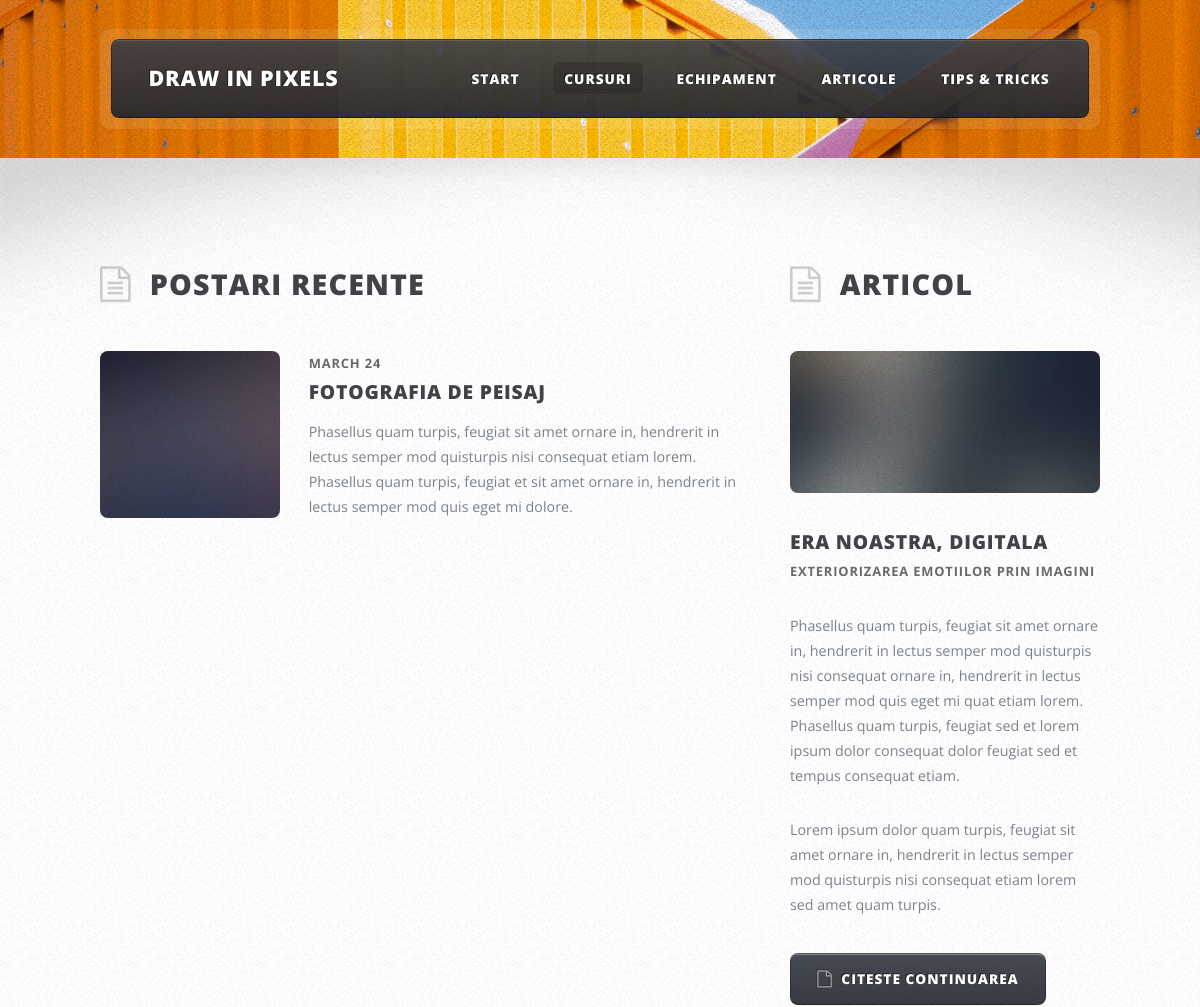
/cursuri (signed in, upper part), run on an earlier commit of the app's database.
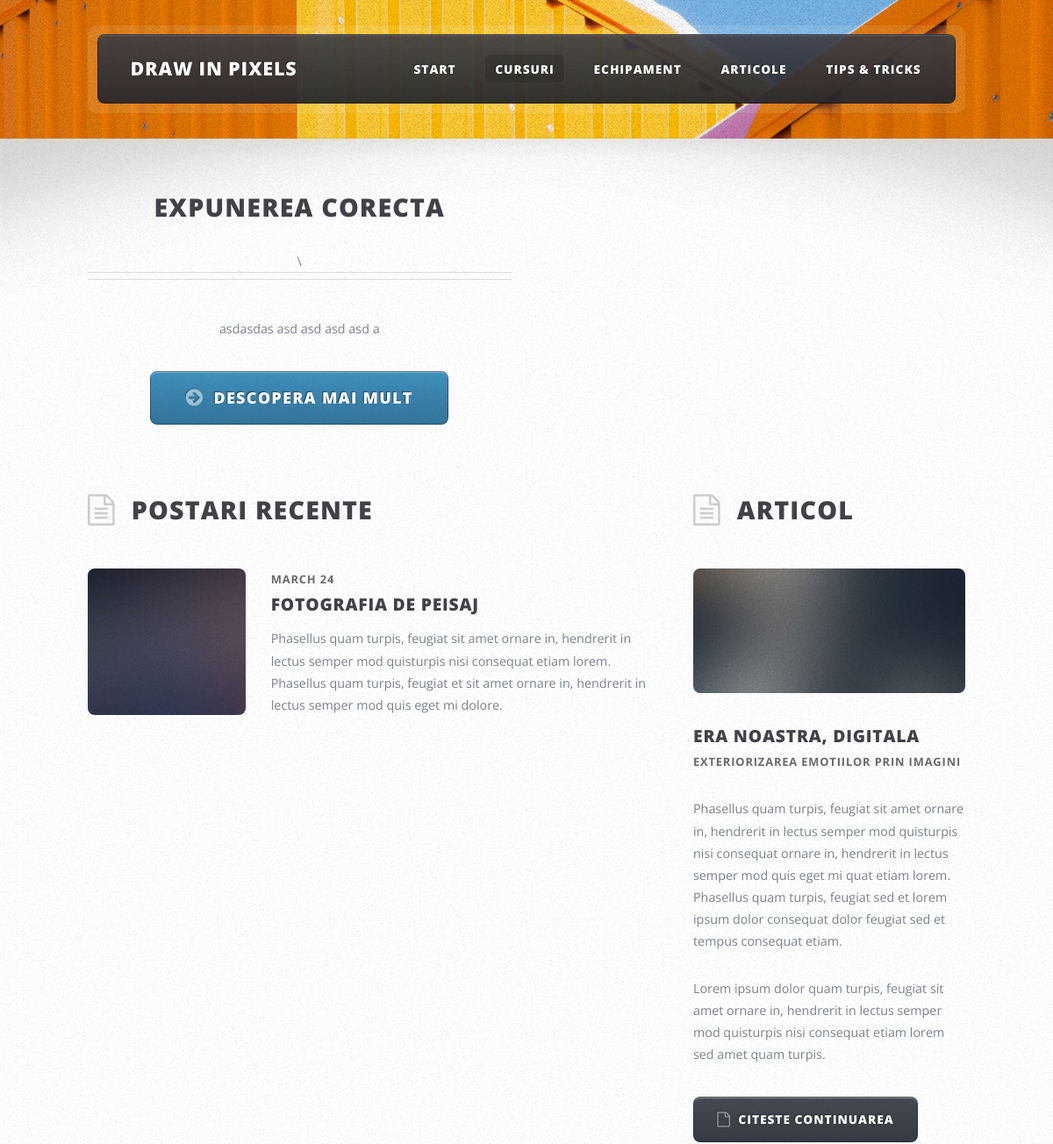
And on a later commit of the database.
### tables this page shows
CREATE TABLE IF NOT EXISTS `courses` (
  `id` int(11) NOT NULL AUTO_INCREMENT,
  `name` varchar(255) NOT NULL,
  `slug` varchar(255) NOT NULL,
  `short_description` text,
  `content` text,
  `date_added` datetime DEFAULT CURRENT_TIMESTAMP,
  `date_modified` datetime DEFAULT CURRENT_TIMESTAMP ON UPDATE CURRENT_TIMESTAMP,
  PRIMARY KEY (`id`)
);

### src/includes.php (called while the page is built, shortened)
<?php
function isLoggedIn(){
    return (isset($_SESSION['user_id']) && $_SESSION['user_id'] != '')?$_SESSION['user_id']:null;
}
require_once  __BASEDIR__."/config/database.php";
require_once __BASEDIR__."/src/class/CourseRepository.php";
$courseRepository= new CourseRepository();

### src/class/database.php (called while the page is built, shortened)
<?php
class DB
{
    private $link = null;
    static $inst = null;
    public function __construct()
    {
        try {
            $this->link = new mysqli( DB_HOST, DB_USER, DB_PASS, DB_NAME );
            $this->link->set_charset( "utf8" );
        } catch ( Exception $e ) {
            die( 'Unable to connect to database' );
        }
    }
    public function get_results( $query, $object = false )
    {
        $results = $this->link->query( $query );
        if( $this->link->error )
        {
            $this->log_db_errors( $this->link->error, $query );
            return false;
        }
        else
        {
            $row = array();
            while( $r = ( !$object ) ? $results->fetch_assoc() : $results->fetch_object() )
            {
                $row[] = $r;
            }
            return $row;
        }
    }
    static function getInstance()
    {
        if( self::$inst == null )
        {
            self::$inst = new DB();
        }
        return self::$inst;
    }
}

### src/class/CourseRepository.php (called while the page is built, shortened)
<?php
require_once realpath(__DIR__.'/../../config/database.php');
require_once 'Course.php';
class CourseRepository
{
    private $database;
    public function __construct()
    {
        $this->database =  DB::getInstance();
    }
    public function findAll(){
        $querry = "SELECT * FROM `courses`";
        $coursesData = $this->database->get_results($querry,true);
        $courses = [];
        foreach ($coursesData as $key => $courseData){
            $course = new Course();
            $course->setId($courseData->id);
            $course->setName($courseData->name);
            $course->setContent($courseData->content);
            $course->setShortDescription($courseData->short_description);
            $course->setSlug($courseData->slug);
            $course->setDateAdded($courseData->date_added);
            $course->setDateModified($courseData->date_modified);
            $courses[$courseData->id] = $course;
        }
        return $courses;
    }
}

### src/class/Course.php (called while the page is built, shortened)
<?php
class Course
{
    private $name;
    private $shortDescription;
    public function setId($id)
    {
        return $this;
    }
    public function setSlug($slug)
    {
        return $this;
    }
    public function getName()
    {
        return $this->name;
    }
    public function setName($name)
    {
        $this->name = $name;
        return $this;
    }
    public function setContent($content)
    {
        return $this;
    }
    public function setDateAdded($dateAdded)
    {
        return $this;
    }
    public function setDateModified($dateModified)
    {
        return $this;
    }
    public function getShortDescription()
    {
        return $this->shortDescription;
    }
    public function setShortDescription($shortDescription)
    {
        $this->shortDescription = $shortDescription;
        return $this;
    }
}

### cursuri/index.php (the view, shortened to what this page needs)
<?php
include '../src/includes.php';
$menu = 'cursuri'
?>
<html>
<?php include "../templates/head.php"?>
<body class="Coursses">
<div id="page-wrapper">
    <?php include '../templates/header.php'?>
    <div id="main-wrapper">
        <div class="wrapper style3">
            <div class="inner">
                <?php
                if(isLoggedIn())
                {
                ?>
                <section class="container box feature2">
                    <div class="row">
                        <?php
                        foreach ($courseRepository->findAll() as $course) {
                            ?>
                            <div class="6u 12u(mobile)">
                                <section>
                                    <header class="major">
                                        <h2><?php echo $course->getName() ?></h2>\
                                    </header>
                                    <p><?php echo $course->getShortDescription()?></p>
                                    <footer>
                                        <a href='../cursuri/expunere.php' class="button medium icon fa-arrow-circle-right">Descopera mai mult</a>
                                    </footer>
                                </section>
                            </div>
                        <?php
                        }
                        ?>
                    </div>
                </section>
                <?php } ?>
                <div class="container">
                    <div class="row">
                        <div class="8u 12u(mobile)">
                            <section class="box article-list">
                                <h2 class="icon fa-file-text-o">Postari recente</h2>
                                <article class="box excerpt">
                                    <a href="#" class="image left"><img src="/assets/images/pic04.jpg" alt="" /></a>
                                    <div>
                                        <header>
                                            <span class="date">March 24</span>
                                            <h3><a href="#">Fotografia de peisaj</a></h3>
                                        </header>
                                        <p>Phasellus quam turpis, feugiat sit amet ornare in, hendrerit in lectus
                                            semper mod quisturpis nisi consequat etiam lorem. Phasellus quam turpis,
                                            feugiat et sit amet ornare in, hendrerit in lectus semper mod quis eget mi dolore.</p>
                                    </div>
                                </article>
                            </section>
                        </div>
                        <div class="4u 12u(mobile)">
                            <section class="box spotlight">
                                <h2 class="icon fa-file-text-o">Articol</h2>
                                <article>
                                    <a href="#" class="image featured"><img src="/assets/images/pic07.jpg" alt=""></a>
                                    <header>
                                        <h3><a href="#">Era noastra, digitala</a></h3>
                                        <p>Exteriorizarea emotiilor prin imagini</p>
                                    </header>
                                    <p>Phasellus quam turpis, feugiat sit amet ornare in, hendrerit in lectus semper mod
                                        quisturpis nisi consequat ornare in, hendrerit in lectus semper mod quis eget mi quat etiam
                                        lorem. Phasellus quam turpis, feugiat sed et lorem ipsum dolor consequat dolor feugiat sed
                                        et tempus consequat etiam.</p>
                                    <p>Lorem ipsum dolor quam turpis, feugiat sit amet ornare in, hendrerit in lectus semper
                                        mod quisturpis nisi consequat etiam lorem sed amet quam turpis.</p>
                                    <footer>
                                        <a href="#" class="button alt icon fa-file-o">Citeste continuarea</a>
                                    </footer>
                                </article>
                            </section>
                        </div>
                    </div>
                </div>
            </div>
        </div>
    </div>
    <?php include "../templates/footer.php"; ?>
</body>
</html>

### templates/head.php (shortened to what this page needs)
<head>
    <link rel="stylesheet" href="/assets/css/main.css"/>
</head>

### templates/header.php (shortened to what this page needs)
<div id="header-wrapper">
    <div class="container">
        <header id="header">
            <div class="inner">
                <h1><a href="/" id="logo">Draw in pixels</a></h1>
                <nav id="nav">
                    <ul>
                        <li <?php echo ($menu == 'index')? 'class="current_page_item"':'' ?>><a href="/">Start </a></li>
                        <li <?php echo ($menu == 'cursuri')? 'class="current_page_item"':'' ?>>
                            <a href='/cursuri/index.php'>Cursuri</a>
                        </li>
                        <li <?php echo ($menu == 'echipamente')? 'class="current_page_item"':'' ?>><a href='/Echipament/echipament.php'>Echipament</a></li>
                        <li><a href='/articole/articole.php'>Articole</a></li>
                        <li><a href='/tipsandtricks/tipsandtricks.php'>Tips & Tricks</a></li>
                    </ul>
                </nav>
            </div>
        </header>
        <?php
        if($menu == 'index' || $menu == 'cursuri'){
        ?>
        <div id="banner">
            <h2><strong>Draw in Pixels:</strong> Invata sa te joci cu pixeli in imagini de neuitat
                <br/>
                <br/>
                <a href="#">Pixel - pas cu pas</a></h2>
        </div>
        <?php } ?>
    </div>
</div>

### templates/footer.php (shortened to what this page needs)
</div>

What changed in the data, as far as the page shows it:
added courses: name "EXPUNEREA CORECTA", short_description "asdasdas asd asd asd asd a"
